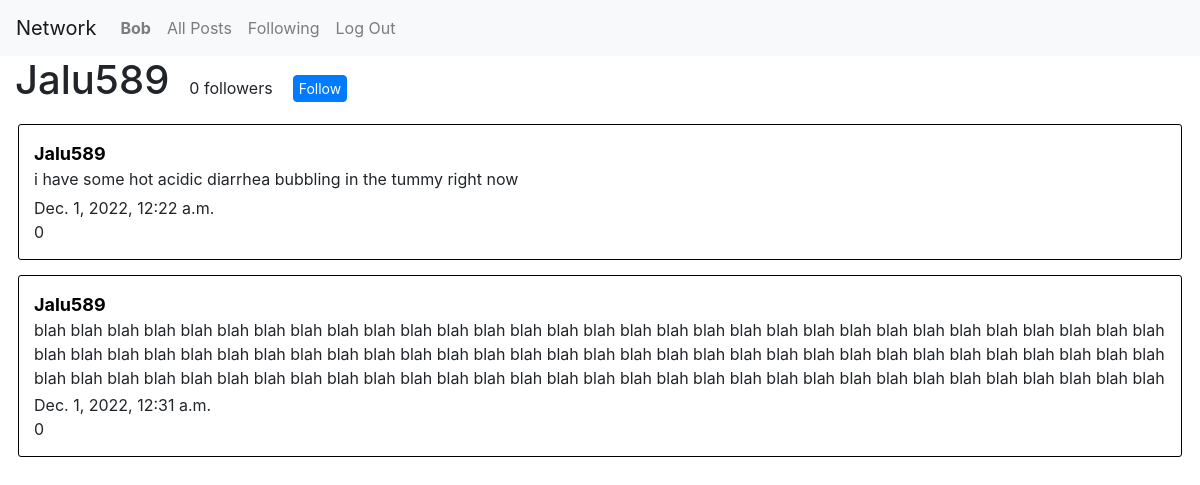
/user/2 (signed in), run on the app's committed database.
### network/models.py (models this page shows, shortened)
class User(AbstractUser):
    pass

class Post(models.Model):
    content = models.TextField(blank=False)
    poster = models.ForeignKey("User", on_delete=models.CASCADE, related_name="posts")
    like_count = models.IntegerField(default=0)
    timestamp = models.DateTimeField("Time posted", auto_now_add=True)
    likers =  models.ManyToManyField(User, blank=True, related_name="liked")

### network/views.py (the view)
# urls.py: path('user/<int:user_id>', views.user, name="user"),
def user(request, user_id):
    try:
        user = User.objects.get(pk=user_id)
    except User.DoesNotExist:
        return JsonResponse({"error": "User not found."}, status=404)
    posts = Post.objects.filter(poster=user)
    follows = Follow.objects.filter(followee=user_id)
    followers = []
    for follow in follows:
        followers.append(follow.follower)
    return render(request, "network/user.html", {
        "username": user,
        "posts": posts,
        "followers": followers
    })

### network/templates/network/user.html (shortened to what this page needs)
{% extends "network/layout.html" %}
{% load static %}
{% block body %}
{% if user != username and user.is_authenticated %}
<div class="user-follow">
    <h1 id="follow-name">{{username}}</h1>
    <p id="follow-count">{{ followers|length }} follower{% if followers|length != 1%}s{%endif%}</p>
    <button id="follow-button" class="btn btn-primary" value={{username}}>
        {% if user in followers %}
        Unfollow
        {% else %}
        Follow
        {% endif %}
    </button>
</div>
{% else %}
<h1>{{username}}</h1>
<p>{{ followers|length }}</p>
{% endif %}
{% for post in posts %}
<div class="post">
    <a class="post-user" href="{% url 'user' post.poster.id %}">{{post.poster}}</a>
    <p class="post-content">{{post.content}}</p>
    <p class="timestamp">{{post.timestamp}}</p>
    <p>{{post.like_count}}</p>
</div>
{% endfor %}
{% endblock %}

### network/templates/network/layout.html (shortened to what this page needs)
{% load static %}
<!DOCTYPE html>
<html lang="en">
    <head>
        <link rel="stylesheet" href="https://stackpath.bootstrapcdn.com/bootstrap/4.4.1/css/bootstrap.min.css">
        <link href="{% static 'network/styles.css' %}" rel="stylesheet">
    </head>
    <body>
        <nav class="navbar navbar-expand-lg  navbar-expand-md navbar-expand-sm navbar-light bg-light">
            <a class="navbar-brand" href="#">Network</a>
            <div>
              <ul class="navbar-nav mr-auto">
                {% if user.is_authenticated %}
                    <li class="nav-item">
                        <a class="nav-link" id="user" href="{% url 'user' user.id %}"><strong>{{ user.username }}</strong></a>
                    </li>
                {% endif %}
                <li class="nav-item">
                  <a class="nav-link" id="all" href="{% url 'index' %}">All Posts</a>
                </li>
                {% if user.is_authenticated %}
                    <li class="nav-item">
                        <a class="nav-link" id="following" href="#">Following</a>
                    </li>
                    <li class="nav-item">
                        <a class="nav-link" href="{% url 'logout' %}">Log Out</a>
                    </li>
                {% endif %}
              </ul>
            </div>
          </nav>
        <div class="body">
            {% block body %}
            {% endblock %}
        </div>
    </body>
</html>

### network/static/network/styles.css (style rules this page uses)
body { margin: 0; padding: 0; }
p { margin-top: 0px; margin-bottom: 0px; }
h1 { margin-left: 15px; margin-bottom: 20px; }
#new-post, .post { width: 97%; margin: auto; border: 0.5px solid black; border-radius: 3px; padding: 15px; margin-bottom: 15px; }
.post-user { font-size: 18px; color: black; font-weight: 700; }
.post-content { margin-bottom: 5px; max-height: 70px; overflow: hidden; }
.user-follow { display: flex; align-items: baseline; margin-bottom: 20px; }
#follow-button { font-size: 14px; padding: 2px 5px; }
#follow-name { margin-bottom: 0px; margin-right: 20px; }
#follow-count { margin-right: 20px; }

### data on the page
User: username "Bob"
User: username "Jalu589"
Post: poster "Jalu589", content "i have some hot acidic diarrhea bubbling in the tummy right now", timestamp "Dec. 1, 2022, 12:22 a.m.", like_count "0"
Post: poster "Jalu589", content "blah blah blah blah blah blah blah blah blah blah blah blah blah blah blah blah blah blah blah blah blah blah blah blah blah blah blah blah blah blah blah blah blah blah blah blah blah blah blah blah blah blah blah blah blah blah blah blah blah blah blah blah blah blah blah blah blah blah blah blah blah blah blah blah blah blah blah blah blah blah blah blah blah blah blah blah blah blah blah blah blah blah blah blah blah blah blah blah blah blah blah blah blah…", timestamp "Dec. 1, 2022, 12:31 a.m.", like_count "0"

### other printed values
{{ followers|length }} "0"
